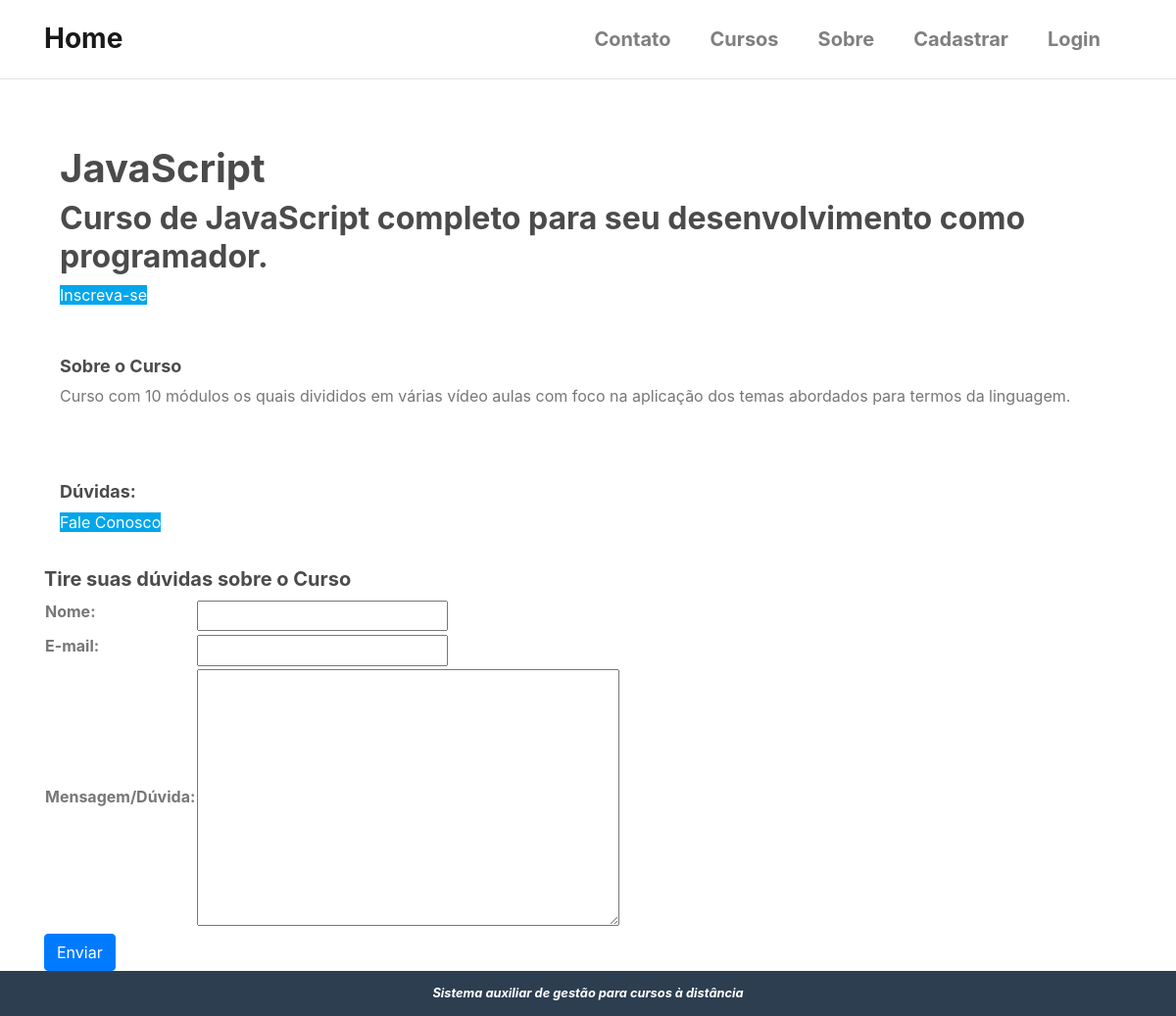
The app's page /cursos/javascript/ with its own data.
### cursos/models.py (models this page shows, shortened)
class Cursos(models.Model):
    nome = models.CharField('Nome', max_length = 100)
    slug = models.SlugField('Atalho')
    descricao = models.TextField('Descrição Simples', blank = True)
    sobre = models.TextField('Sobre o Curso', blank = True)
    start_date = models.DateField(
        'Data de início', null = True, blank = True,
        )
    imagem = models.ImageField(
        upload_to = 'cursos/imagens', verbose_name = 'Imagem',
        null = True, blank = True
        )
    created_at = models.DateTimeField('Criado em', auto_now_add = True)
    updated_at = models.DateTimeField('Atualizado em ', auto_now_add = True)
    objects = CursosManager()
    def __str__(self):
        return self.nome
    class Meta:
        verbose_name = 'Curso'
        verbose_name_plural = 'Cursos'
        ordering = ['nome'] # ['-name'] ordem decrescente

### cursos/views.py (the view)
# urls.py: path('<slug:slug>/', views.detalhes_CursoView, name = 'detalhes_curso'),
def detalhes_CursoView(request, slug):
    curso = get_object_or_404(Cursos, slug=slug)
    context = {}
    if request.method == 'POST':
        form = FormContatoCurso(request.POST)
        if form.is_valid():
            context['is_valid'] = True # aciona a mensagem
            form.send_email(curso)
            form = FormContatoCurso()
    else:
        form = FormContatoCurso()
    context['curso'] = curso
    context['form']= form
    template_name = 'cursos/detalhes_curso.html'
    return render(request, template_name, context)

### cursos/forms.py (shortened to what this page needs)
class FormContatoCurso(forms.Form):
    nome = forms.CharField(label="Nome", widget=forms.TextInput())
    email = forms.EmailField(label="E-mail", widget=forms.TextInput())
    mensagem = forms.CharField(label="Mensagem/Dúvida", widget=forms.Textarea())

### cursos/templates/cursos/detalhes_curso.html (shortened to what this page needs)
{% extends "base.html" %}
{% load static %}
{% block content %}
<div class="container">
    <div class="pure-g-r content-ribbon">
        <br>
        <br>
    </div>
    <body class="d-flex flex-column min-vh-100">
        <div class="pure-g-r content-ribbon">
            <div class="pure-u-1">
                <div class="l-box">
                <h1 class="splash-head">
                    {{ curso }}
                </h1>
                <h2 class="splash-subhead">
                    {{ curso.descricao }}
                </h2>
                <p><a href="{% url 'cursos:enrollment' curso.slug %}" class="pure-button primary-button">Inscreva-se</a></p>
                </div>
            </div>
        </div>
        <div class="pure-g-r content-ribbon">
            <div class="pure-u-2-3">
                <div class="l-box">
                    <h4 class="content-subhead">Sobre o Curso</h4>
                    {{ curso.sobre|linebreaks }}
                </div>
            </div>
        </div>
        <div class="pure-u-1-3">
            <div class="l-box">
                <h4>Dúvidas:</h4>
                <p><a href="{% url 'contato' %}" class="pure-button primary-button">Fale Conosco</a></p>
            </div>
        </div>
        <div class="container">
            <div class="row">
                <div class="pure-g-r content-ribbon" id="contato">
                    <div class="pure-u-1">
                        <h3>Tire suas dúvidas sobre o Curso</h3>
                        <form method="POST" action="">
                            <table>
                                <tbody>
                                    {{ form.as_table }}
                                </tbody>
                            </table>
                            <div class="pure-controls">
                                <button type="submit" class="btn btn-primary">Enviar</button>
                            </div>
                        </form>
                    </div>
                </div>
            </div>
        </div>
    </body>
</div>
{% endblock %}

### cursos/static/css/styles.css (style rules this page uses)
* { -webkit-box-sizing: border-box; -moz-box-sizing: border-box; box-sizing: border-box; }
body { margin: 0 auto; line-height: 1.7em; }
a { color: #3b8bba; }
.l-box { padding: 1em; }
body .primary-button { background: #02a6eb; color: #fff; }
body { min-width: 320px; color: #777; line-height: 1.6; }
h1, h2, h3, h4, h5, h6 { font-weight: bold; color: rgb(75, 75, 75); }
h3 { font-size: 1.25em; }
h4 { font-size: 1.125em; }
a { color: #3b8bba; text-decoration: none; }

### records on screen
Cursos: nome "JavaScript", descricao "Curso de JavaScript completo para seu desenvolvimento como programador.", sobre "Curso com 10 módulos os quais divididos em várias vídeo aulas com foco na aplicação dos temas abordados para termos da linguagem."
